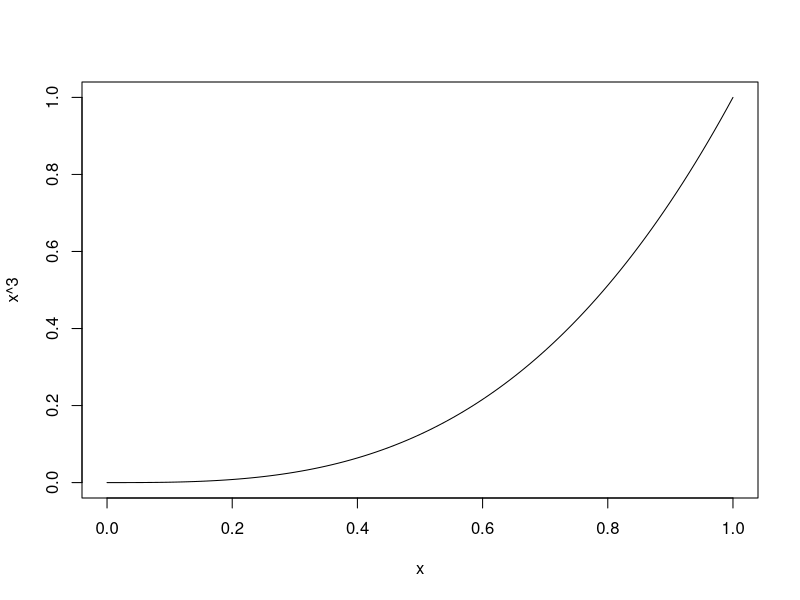
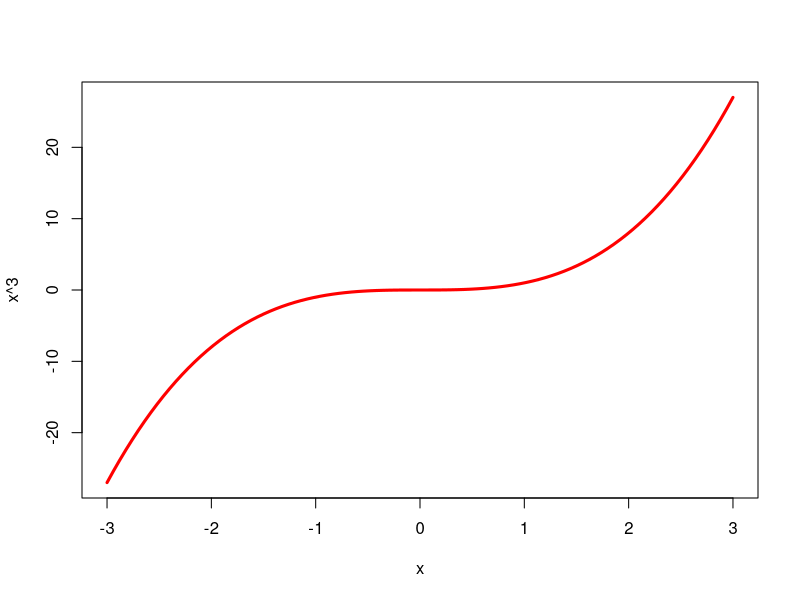
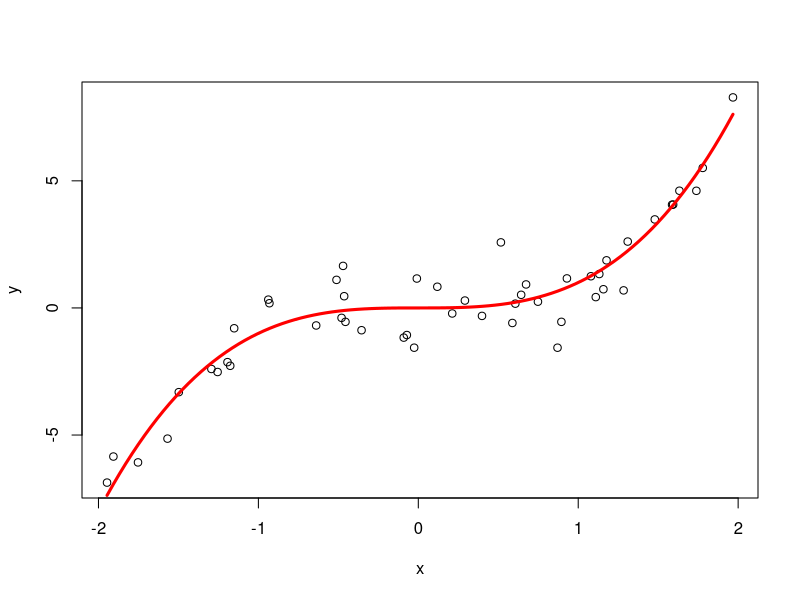
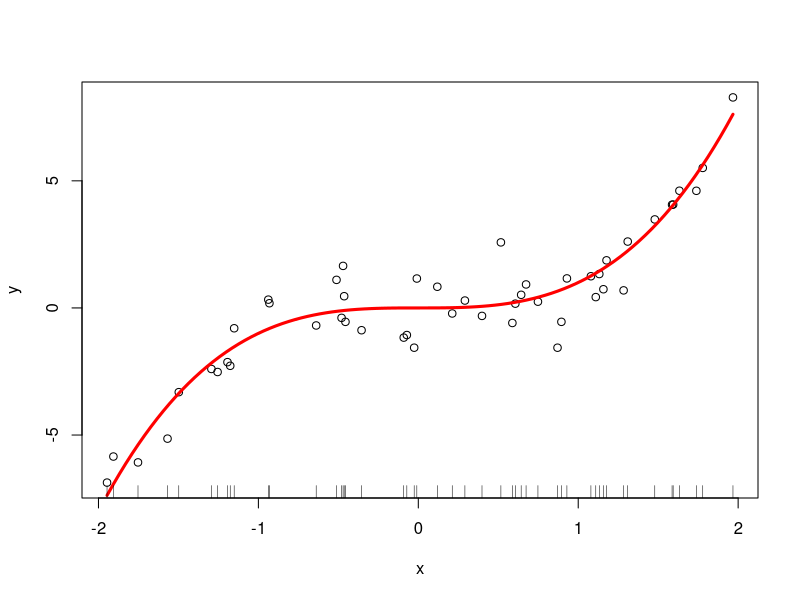
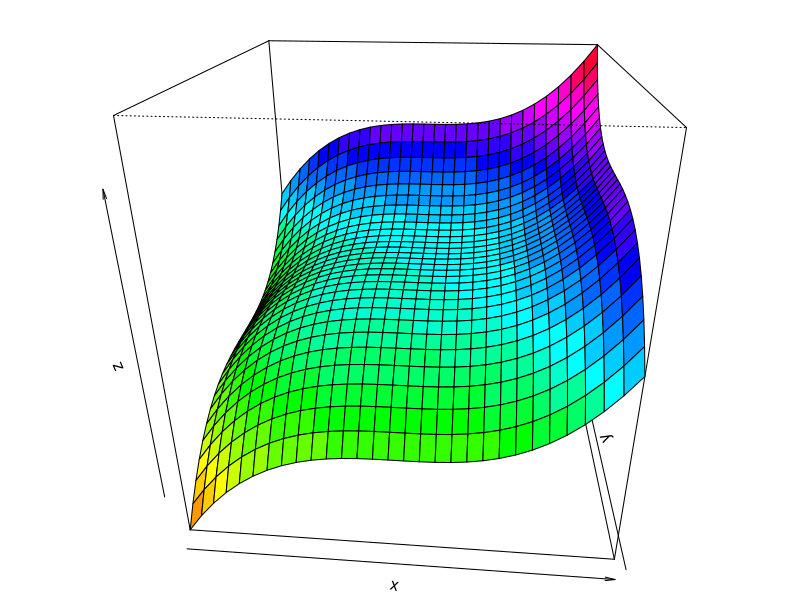
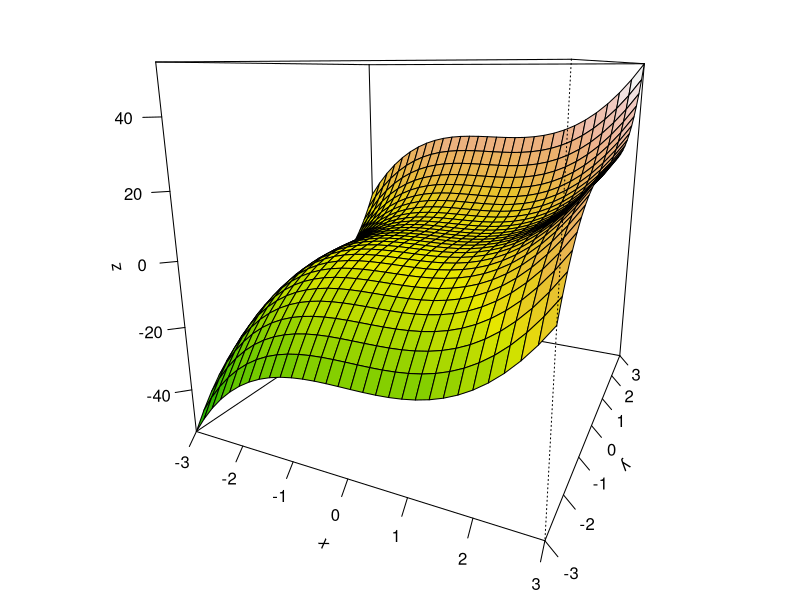
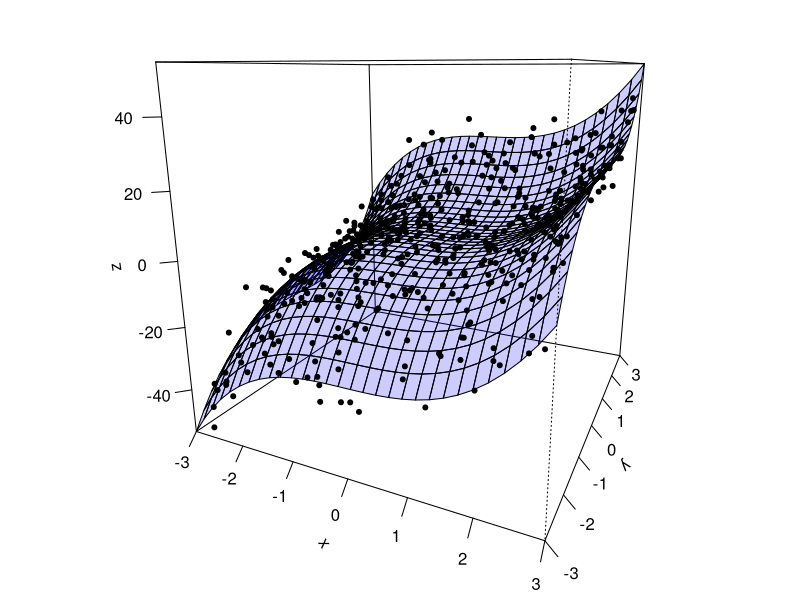
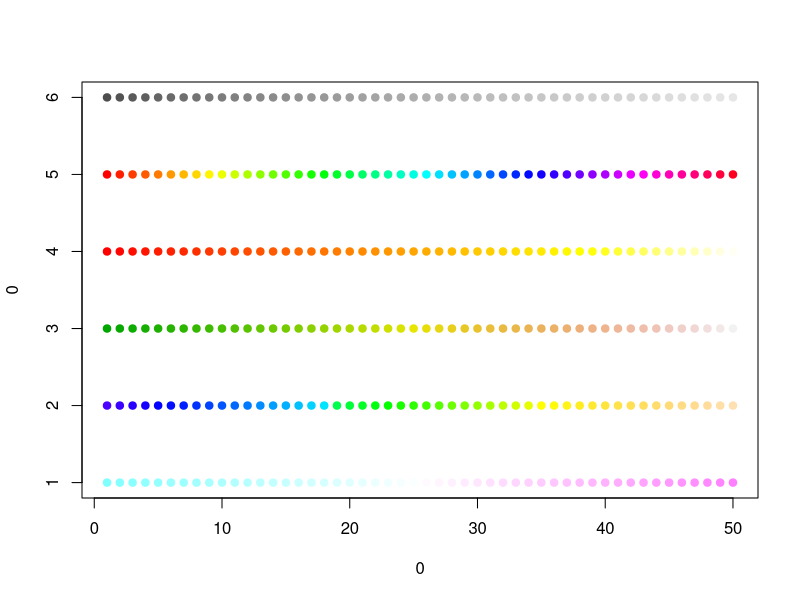

R code for these plots, in order:
## ---- chunk 1
knitr::opts_chunk$set(cache=TRUE, autodep=TRUE, cache.comments=TRUE)
## ---- chunk 2
curve(x^3) # Default is to plot between 0 and 1. Note: x here is a symbol
curve(x^3, from=-3, to=3, lwd=3, col="red") # More plotting options
## ---- chunk 3
n = 50
set.seed(0)
x = sort(runif(n, min=-2, max=2))
y = x^3 + rnorm(n)

plot(x, y)
curve(x^3, lwd=3, col="red", add=TRUE)
# Note: the x argument here and the x vector we defined above are different!
# Reminder: x here is a symbol
## ---- chunk 4
plot(x, y)
curve(x^3, lwd=3, col="red", add=TRUE) 
rug(x)
## ---- chunk 5
surface = function(expr, from.x=0, to.x=1, from.y=0, to.y=1, n.x=30, 
  n.y=30, col.list=rainbow(30), theta=5, phi=25, mar=c(1,1,1,1), ...) {
  # Build the 2d grid
  x = seq(from=from.x,to=to.x,length.out=n.x)
  y = seq(from=from.y,to=to.y,length.out=n.y)
  plot.grid = expand.grid(x=x,y=y)
  
  # Evaluate the expression to get matrix of z values
  uneval.expr = substitute(expr)
  z.vals = eval(uneval.expr,envir=plot.grid)
  z = matrix(z.vals,nrow=n.x)
  
  # Figure out margins
  orig.mar = par()$mar # Save the original margins
  par(mar=mar)
  col.grid = col.list[round((z[-1,-1]-min(z))/(max(z)-min(z))
    * (length(col.list)-1) + 1)]
  r = persp(x,y,z,theta=theta,phi=phi,col=col.grid,...)
  par(mar=orig.mar) # Restore the original margins
  invisible(r) # Return the persp object invisibly
}
surface(x^3 + y^3, from.x=-3, to.x=3, from.y=-3, to.y=3)
surface(x^3 + y^3, from.x=-3, to.x=3, from.y=-3, to.y=3,
        theta=25, phi=15, col=terrain.colors(30), 
        ticktype="detailed", mar=c(2,2,2,2))
## ---- chunk 6
persp.mat = surface(x^3 + y^3, from.x=-3, to.x=3, from.y=-3, to.y=3,
                    theta=25, phi=15, col=rgb(0,0,1,alpha=0.2),
                    ticktype="detailed", mar=c(2,2,2,2))

n = 500
x = runif(n, -3, 3)
y = runif(n, -3, 3)
z = x^3 + y^3 + 5*rnorm(n)

xy.list = trans3d(x, y, z, persp.mat)
points(xy.list, pch=20)
## ---- chunk 7
n = 50
plot(0, 0, type="n", xlim=c(1,n), ylim=c(1,6))
points(1:n, rep(6,n), col=gray.colors(n), pch=19)
points(1:n, rep(5,n), col=rainbow(n), pch=19)
points(1:n, rep(4,n), col=heat.colors(n), pch=19)
points(1:n, rep(3,n), col=terrain.colors(n), pch=19)
points(1:n, rep(2,n), col=topo.colors(n), pch=19)
points(1:n, rep(1,n), col=cm.colors(n), pch=19)
## ---- chunk 8
cust.colors = colorRampPalette(c("red","purple","darkgreen"))
class(cust.colors)
plot(1:n, rep(1,n), col=cust.colors(n), pch=19)
## ---- chunk 9
# Function to retrieve a color according to a value
# - val: the value in question
# - lim: a vector of length 2, lower and upper limits for possible values
# - col.vec: the color vector to choose from
get.col.from.val = function(val, lim, col.vec) {
  col.vec[(val-lim[1])/(lim[2]-lim[1]) * (length(col.vec)-1) + 1]
}

# Let's color points according to y value
col.vec = heat.colors(30)
lim = c(-1, 1)
theta = seq(0, 6*pi, length=200)

plot(theta, sin(theta), type="o", pch=19, 
     col=get.col.from.val(sin(theta), lim, col.vec))
## ---- chunk 10
# Another example, now in 3d
persp.mat = surface(x^3 + y^3, from.x=-3, to.x=3, from.y=-3, to.y=3,
                    theta=25, phi=15, col=rgb(1,1,1,alpha=0.2),
                    ticktype="detailed", mar=c(2,2,2,2))

# Let's color points according to z value
col.vec = terrain.colors(30)
lim = c(min(z), max(z))

xy.list = trans3d(x, y, z, persp.mat)
points(xy.list, pch=20, col=get.col.from.val(z, lim, col.vec))
